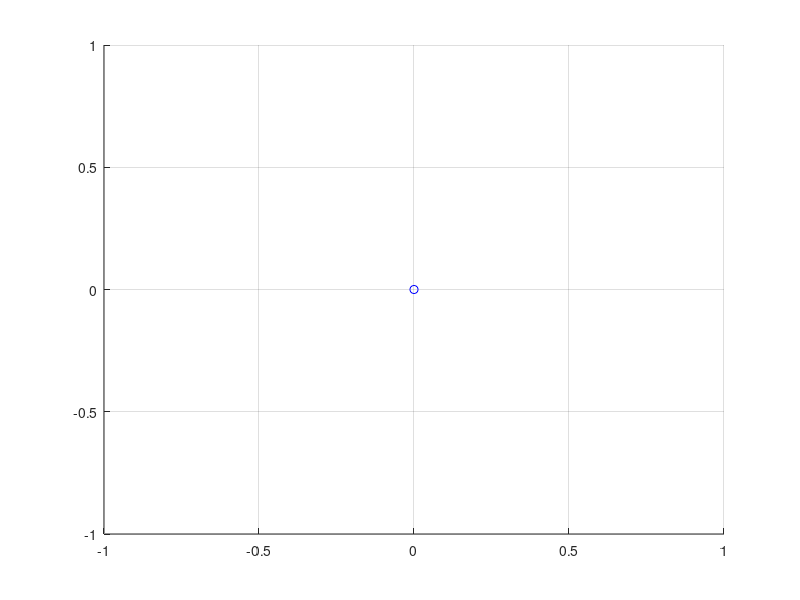

The MATLAB script that drew this image: (Note: this script raises an error after producing the figure.)
figure(1); clf;
view(0,0); 
% set(gcf,'Position',[150,700,400,600]);%[left bottom width height]

xlabel('x (m)')
ylabel('y (m)')
axis([-0.1 2 -1 1 -0.05 1]);	

%%
for i=1:1:length(time)        
    hold off;
	newplot;
    grid on;
    hold on;
    view(0,0);
    
	plot3(0,0,0,'bo'); % ankle joint
    plot3(joint(1,i),joint(2,i),joint(3,i),'bo');% tip of pendulum 
    plot3(COM(1,i),COM(2,i),COM(3,i), 'r.','MarkerSize',30); % overall center of mass	
    plot3([joint(1,i), 0],[joint(2,i), 0],[joint(3,i), 0],'b'); % pendulum
    plot3(Dc*u(i), 0, 0,'g.','MarkerSize',20);
    axis([-0.5 0.5 -1 1 -0.05 1]);	
	pause(0.0002);	
end